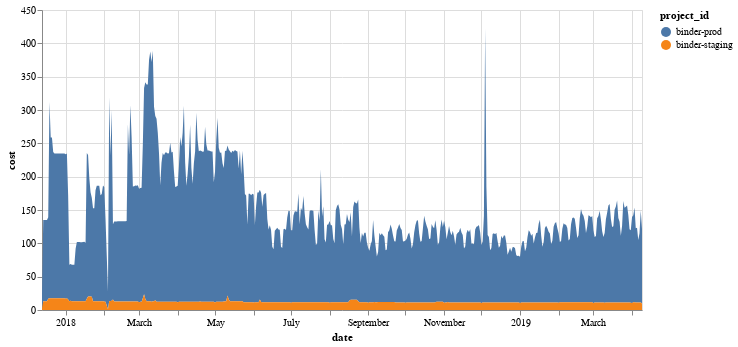

The code cell stored with this chart in its notebook:
### Code cell
alt.Chart(data=costs.reset_index(), width=width).mark_area().encode(
    x="date",
    y="cost",
    color="project_id",
)

### Figure 1 — Vega-Lite specification as saved in the notebook (floating-point values rounded to 4 significant figures; data arrays with more than 128 entries replaced by an {"elided": "..."} marker saying what was removed)
{"$schema": "https://vega.github.io/schema/vega-lite/v2.6.0.json", "config": {"view": {"height": 300, "width": 400}}, "data": {"name": "data-edcfdc2e06700ae5551c4e073db6b3ab"}, "datasets": {"data-edcfdc2e06700ae5551c4e073db6b3ab": {"elided": "964 records"}}, "encoding": {"color": {"field": "project_id", "type": "nominal"}, "x": {"field": "date", "type": "temporal"}, "y": {"field": "cost", "type": "quantitative"}}, "mark": "area", "width": 600}
